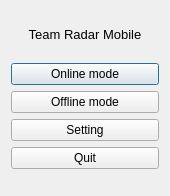
<?xml version="1.0" encoding="UTF-8"?>
<ui version="4.0">
 <class>WelcomeDlg</class>
 <widget class="QDialog" name="WelcomeDlg">
  <property name="geometry">
   <rect>
    <x>0</x>
    <y>0</y>
    <width>170</width>
    <height>196</height>
   </rect>
  </property>
  <property name="windowTitle">
   <string>Dialog</string>
  </property>
  <layout class="QVBoxLayout" name="verticalLayout">
   <item>
    <spacer name="verticalSpacer_2">
     <property name="orientation">
      <enum>Qt::Vertical</enum>
     </property>
     <property name="sizeHint" stdset="0">
      <size>
       <width>20</width>
       <height>40</height>
      </size>
     </property>
    </spacer>
   </item>
   <item>
    <widget class="QLabel" name="label">
     <property name="text">
      <string>&lt;!DOCTYPE HTML PUBLIC &quot;-//W3C//DTD HTML 4.0//EN&quot; &quot;http://www.w3.org/TR/REC-html40/strict.dtd&quot;&gt;
&lt;html&gt;&lt;head&gt;&lt;meta name=&quot;qrichtext&quot; content=&quot;1&quot; /&gt;&lt;style type=&quot;text/css&quot;&gt;
p, li { white-space: pre-wrap; }
&lt;/style&gt;&lt;/head&gt;&lt;body style=&quot; font-family:'MS Shell Dlg 2'; font-size:7.85455pt; font-weight:400; font-style:normal;&quot;&gt;
&lt;p align=&quot;center&quot; style=&quot; margin-top:0px; margin-bottom:0px; margin-left:0px; margin-right:0px; -qt-block-indent:0; text-indent:0px;&quot;&gt;&lt;span style=&quot; font-size:10pt;&quot;&gt;Team Radar Mobile&lt;/span&gt;&lt;/p&gt;
&lt;p align=&quot;center&quot; style=&quot;-qt-paragraph-type:empty; margin-top:0px; margin-bottom:0px; margin-left:0px; margin-right:0px; -qt-block-indent:0; text-indent:0px; font-size:10pt;&quot;&gt;&lt;/p&gt;&lt;/body&gt;&lt;/html&gt;</string>
     </property>
     <property name="alignment">
      <set>Qt::AlignCenter</set>
     </property>
    </widget>
   </item>
   <item>
    <widget class="QPushButton" name="btOnline">
     <property name="text">
      <string>Online mode</string>
     </property>
    </widget>
   </item>
   <item>
    <widget class="QPushButton" name="btOffline">
     <property name="text">
      <string>Offline mode</string>
     </property>
    </widget>
   </item>
   <item>
    <widget class="QPushButton" name="btSetting">
     <property name="text">
      <string>Setting</string>
     </property>
    </widget>
   </item>
   <item>
    <widget class="QPushButton" name="btQuit">
     <property name="text">
      <string>Quit</string>
     </property>
    </widget>
   </item>
   <item>
    <spacer name="verticalSpacer">
     <property name="orientation">
      <enum>Qt::Vertical</enum>
     </property>
     <property name="sizeHint" stdset="0">
      <size>
       <width>20</width>
       <height>40</height>
      </size>
     </property>
    </spacer>
   </item>
  </layout>
 </widget>
 <resources/>
 <connections/>
</ui>
